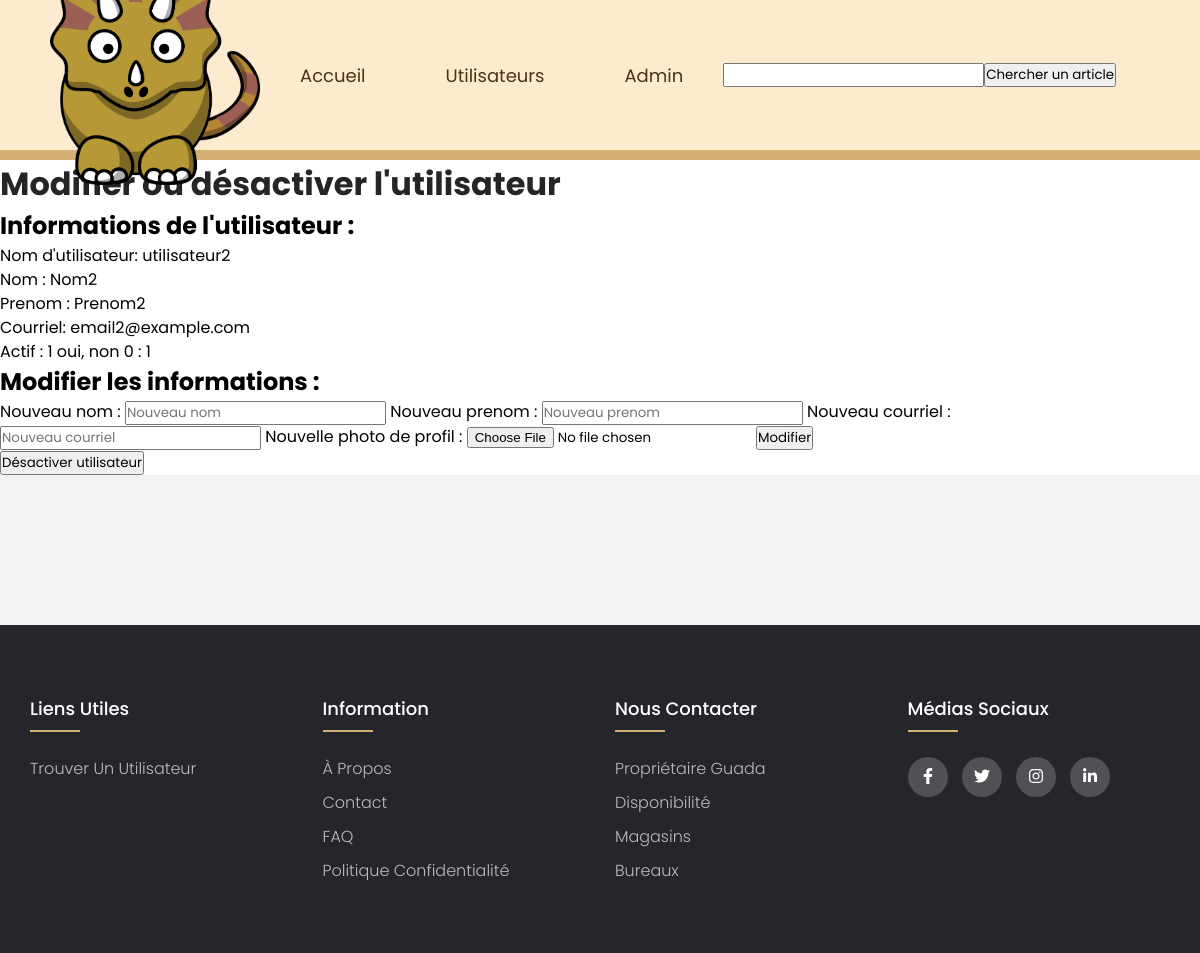
/modifier_desactiver/utilisateur2, run on the app's committed database.
### tables this page shows
CREATE TABLE Utilisateurs (
    nom_utilisateur VARCHAR(50) PRIMARY KEY NOT NULL,
    mot_de_passe_hash TEXT NON NULL,
    mot_de_passe_salt TEXT NON NULL,
    nom VARCHAR(50) NOT NULL,
    prenom VARCHAR(50) NOT NULL,
    courriel VARCHAR(100) NOT NULL,
    photo_profil BLOB,
    est_active BOOLEAN NOT NULL DEFAULT 1
);

### app.py (the view)
@app.route('/modifier_desactiver/<nom_utilisateur>', methods=['GET', 'POST'])
def modifier_desactiver(nom_utilisateur):
    db = get_db()  # Récupérer la connexion à la base de données
    utilisateur = db.get_user_by_username(nom_utilisateur)
    if request.method == 'POST':
        nouveau_nom = request.form['nouveau_nom']
        nouveau_prenom = request.form['nouveau_prenom']
        nouveau_courriel = request.form['nouveau_courriel']
        nouvelle_photo_profil = request.form['nouvelle_photo_profil']
        db.mettre_a_jour_utilisateur(nom_utilisateur, nouveau_nom, nouveau_prenom, nouveau_courriel, nouvelle_photo_profil)
        return redirect(url_for('utilisateurs'))
    else:
        return render_template('modifier_desactiver.html', utilisateur=utilisateur)

### app.py (called while the page is built)
def get_db():
    db = getattr(g, '_database', None)
    if db is None:
        g._database = Database()
    return g._database

### database.py (called while the page is built)
def _build_utilisateur(result_set_item):
    utilisateur = {}
    utilisateur["nom_utilisateur"] = result_set_item[0]
    utilisateur["mot_de_passe_hash"] = result_set_item[1]
    utilisateur["mot_de_passe_salt"] = result_set_item[2]
    utilisateur["nom"] = result_set_item[3]
    utilisateur["prenom"] = result_set_item[4]
    utilisateur["courriel"] = result_set_item[5]
    utilisateur["photo_profil"] = result_set_item[6]
    utilisateur["est_active"] = result_set_item[7]
    return utilisateur

    def get_connection(self):
        if self.connection is None:
            self.connection = sqlite3.connect('db/cms.db')
        return self.connection

    def get_user_by_username(self, nom_utilisateur):
        cursor = self.get_connection().cursor()
        query = "SELECT * FROM Utilisateurs WHERE nom_utilisateur = ?"
        cursor.execute(query, (nom_utilisateur,))
        result = cursor.fetchone()
        if result is not None:
            return _build_utilisateur(result)
        else:
            return None

### templates/modifier_desactiver.html (shortened to what this page needs)
<!DOCTYPE html>
 <html lang="en">
 <head>
    <link rel="stylesheet" href="/css/indiv.css">
    <link rel="stylesheet" href="/css/footer.css">
 </head>
 <body>
   <div class="nav-head"></div>
   <section id="home" class="home-container">
    <header id="header" class="header">
        <a href="{{ url_for('index') }}"><img src="/images/illustration/trice.png" alt="Dino Logo" class="logo"></a>
        <ul class="nav-links">
            <li>
                <a href="{{ url_for('index') }}" data-text="Accueil">Accueil</a>
            </li>
            <li>
                <a href="{{ url_for('gestion_utilisateurs') }}" data-text="Utilisateurs">Utilisateurs</a>
            </li>
            <li>
                <a href="{{ url_for('admin') }}" data-text="Admin">Admin</a>
            </li>
        </ul>
<input type="search" id="search" value="">
<input type="button" id="button" class="search" onclick="ouvrirPage()" value="Chercher un article">
</header>
  </section>
  <h1>Modifier ou désactiver l'utilisateur</h1>
    <h2>Informations de l'utilisateur :</h2>
    <p>Nom d'utilisateur: {{ utilisateur.nom_utilisateur }}</p>
    <p>Nom : {{ utilisateur.nom }}</p>
    <p>Prenom : {{ utilisateur.prenom }}</p>
    <p>Courriel: {{ utilisateur.courriel }}</p>
    <p>Actif : 1 oui, non 0 : {{ utilisateur.est_active }}</p>
    <h2>Modifier les informations :</h2>
    <form action="/modifier_utilisateur/{{ utilisateur.nom_utilisateur }}" method="POST">
        <label for="nouveau_nom">Nouveau nom :</label>
        <input type="text" id="nouveau_nom" name="nouveau_nom" placeholder="Nouveau nom " required>
        <label for="nouveau_prenom">Nouveau prenom :</label>
        <input type="text" id="nouveau_prenom" name="nouveau_prenom" placeholder="Nouveau prenom " required>
        <label for="nouveau_courriel">Nouveau courriel :</label>
        <input type="email" id="nouveau_courriel" name="nouveau_courriel" placeholder="Nouveau courriel" required>
        <label for="nouvelle_photo_profil">Nouvelle photo de profil :</label>
        <input type="file" id="nouvelle_photo_profil" name="nouvelle_photo_profil" accept="image/*">
        <button type="submit">Modifier</button>
    </form>
    <form action="/desactiver/{{ utilisateur.nom_utilisateur }}" method="POST">
        <button type="submit">Désactiver utilisateur</button>
    </form>
   <div style="height: 150px; display: block; background-color: #f2f2f2;"></div>
   <footer class="footer">
    <div class="container">
        <div class="row">
            <div class="footer-col">
                <h4>Liens Utiles</h4>
                <ul>
                    <li><a href="{{ url_for('gestion_utilisateurs') }}">Trouver un utilisateur</a></li>
                </ul>
            </div>
            <div class="footer-col">
                <h4>Information</h4>
                <ul>
                    <li><a href="#">À propos</a></li>
                    <li><a href="#">Contact</a></li>
                    <li><a href="#">FAQ</a></li>
                    <li><a href="#">Politique Confidentialité</a></li>
                </ul>
            </div>
            <div class="footer-col">
                <h4>Nous contacter</h4>
                <ul>
                    <li><a href="#">Propriétaire Guada</a></li>
                    <li><a href="#">Disponibilité</a></li>
                    <li><a href="#">Magasins</a></li>
                    <li><a href="#">Bureaux</a></li>
                </ul>
            </div>
            <div class="footer-col">
                <h4>Médias Sociaux</h4>
                <div class="social-links">
                    <a href="#"><i class="fab fa-facebook-f"></i></a>
                    <a href="#"><i class="fab fa-twitter"></i></a>
                    <a href="#"><i class="fab fa-instagram"></i></a>
                    <a href="#"><i class="fab fa-linkedin-in"></i></a>
                </div>
            </div>
        </div>
    </div>
</footer>
</body>
</html>

### static/css/indiv.css (style rules this page uses)
* { margin: 0; padding: 0; box-sizing: border-box; scroll-behavior: smooth; font-family: "Poppins", sans-serif; }
.home-container { min-height: 20vh; background-color: #d6b073; }
.header { position: absolute; width: 100%; height: 150px; display: flex; align-items: center; padding: 0 50px; }
.logo { width: 210px; }
.nav-links { display: flex; list-style: none; }
.nav-links li { margin: 40px; overflow: hidden; }
.nav-links a { font-size: 18px; text-decoration: none; color: #4b3311; position: relative; display: block; transition: transform 0.4s; }
.nav-links a::before { content: attr(data-text); position: absolute; top: 100%; }
.nav-head { display: block; position: absolute; top: 0; width: 100%; height: 150px; background-color: #FDEBD0; }
h1 { color: rgb(38, 37, 37); }

### static/css/footer.css (style rules this page uses)
body { line-height: 1.5; font-family: 'Poppins', sans-serif; }
* { margin:0; padding:0; box-sizing: border-box; }
.container { max-width: 1170px; margin:auto; }
.row { display: flex; flex-wrap: wrap; }
ul { list-style: none; }
.footer { background-color: #24262b; padding: 70px 0; }
.footer-col { width: 25%; padding: 0 15px; }
.footer-col h4 { font-size: 18px; color: #ffffff; text-transform: capitalize; margin-bottom: 35px; font-weight: 500; position: relative; }
.footer-col h4::before { content: ''; position: absolute; left:0; bottom: -10px; background-color: #d6b073; height: 2px; box-sizing: border-box; width: 50px; }
.footer-col ul li:not(:last-child) { margin-bottom: 10px; }
.footer-col ul li a { font-size: 16px; text-transform: capitalize; color: #ffffff; text-decoration: none; font-weight: 300; color: #bbbbbb; display: block; transition: all 0.3s ease; }
.footer-col .social-links a { display: inline-block; height: 40px; width: 40px; background-color: rgba(255,255,255,0.2); margin:0 10px 10px 0; text-align: center; line-height: 40px; border-radius: 50%; color: #ffffff; transition: all 0.5s ease; }

### data on the page
Utilisateurs: nom_utilisateur "utilisateur2", nom "Nom2", prenom "Prenom2", courriel "email2@example.com", est_active "1"
